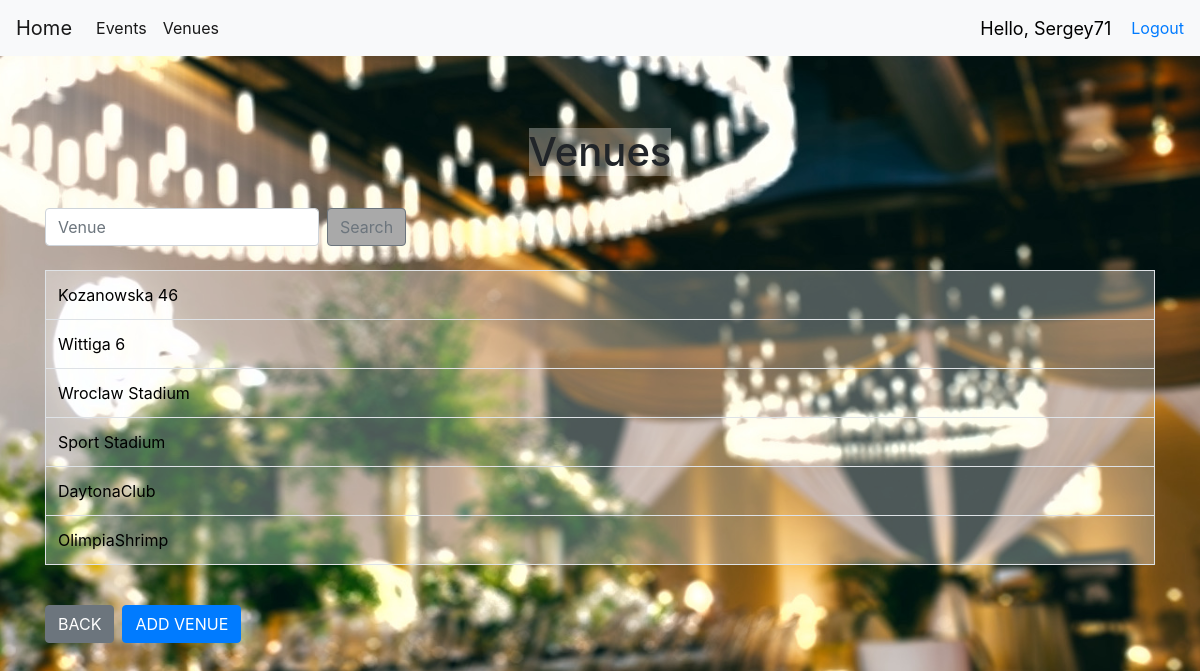
Screenshot of /venues/ (signed in) with the database file from the repository.
### events/models.py (models this page shows)
class Venue(models.Model):
    name = models.CharField('Venue Name', max_length=255)
    address = models.CharField('Address', max_length=255)
    post_code = models.CharField('Post Code', max_length=10)
    phone = models.CharField('Contact Phone', max_length=15, blank=True)
    web = models.URLField('Website Address', blank=True)
    email = models.EmailField('Email', blank=True)
    ven_description = models.TextField(blank=True)
    booking_rates = models.FloatField(verbose_name='Ranking (up to 9.0)', default=1.0, blank=True)
    from_hour = models.TimeField(blank=True)
    to_hour = models.TimeField(blank=True)
    flour_size = models.FloatField(verbose_name='Square (mxm)', default=1.0, blank=True)
    def __str__(self):
        return self.name

### events/views.py (the view)
# urls.py: path('venues/', views.all_venues, name="list-venues"),
@login_required(login_url='login')
def all_venues(request):
    venues_list = Venue.objects.all()
    return render(request, 'events/list_venue.html', {
                      "venue_list": venues_list,
                  })

### templates/events/list_venue.html (shortened to what this page needs)
{% extends 'events/base_venues.html' %}
{% load static %}
{% block content %}
<body id="bg" style="background-image: url('{% static "images/bg3.jpeg"%}');">
    <br/><br/>
    <div class="center">
        <h1 class="opaqueWhite" style="text-align: center">Venues</h1>
    </div>
            <br/>
        <form class="form-inline my-2 my-lg-0" method= POST action="{% url 'search-venues' %}">
          <input class="form-control mr-sm-2" type="search" placeholder="Venue" aria-label="Search" name="searched">
          <button class="btn btn-outline-secondary my-2 my-sm-0" type="submit" style="background-color: darkgrey">Search</button>
        </form>
        <br/>
        <table class="table table-hover table-bordered" style="background-color: rgba(255, 255, 255, 0.3);">
            {% for venue in venue_list %}
                <tr>
                    <td>
                        <a href="{% url 'show-venue' venue.id %}" style="color: black">{{ venue }}</a>
                    </td>
                </tr>
            {% endfor %}
        </table>
        <br/>
        <div class="btn-toolbar" role="toolbar" aria-label="Toolbar with button groups">
          <div class="btn-group mr-2" role="group" aria-label="First group">
             <a href="{%  url 'home' %}" class="btn btn-secondary" >BACK</a>
          </div>
          <div class="btn-group mr-2" role="group" aria-label="Second group">
            <a href="{%  url 'add-venue' %}" class="btn btn-primary">ADD VENUE</a>
          </div>
        </div>
</body>
{% endblock %}

### templates/events/navbar.html (shortened to what this page needs)
<nav class="navbar navbar-expand-lg navbar-light bg-light">
  <a class="navbar-brand" href="{% url 'home' %}">Home</a>
  <div class="collapse navbar-collapse" id="navbarSupportedContent">
    <ul class="navbar-nav mr-auto">
        <li class="nav-item active">
        <a class="nav-link" href="{% url 'list-events' %}">Events</a>
        </li>
        <li class="nav-item active">
        <a class="nav-link" href="{% url 'list-venues' %}">Venues</a>
        </li>
    </ul>
  </div>
    <span id="hello-msg">Hello, {{ request.user }}</span>
    <span><a href="{% url 'logout' %}">Logout</a></span>
</nav>

### static/css/VenueShine.css (style rules this page uses)
.center { text-align: center; }
.opaqueWhite { background-color: rgba(255, 255, 255, 0.3); display: inline-block }
#bg { background-repeat: no-repeat; background-size: 1800px 900px; background-position: top; background-attachment: fixed; }

### templates/events/navbar.html (style rules this page uses)
#hello-msg { font-size:18px; color:black; margin-right: 20px; }

### rows the page displays
Venue: name "Kozanowska 46"
Venue: name "Wittiga 6"
Venue: name "Wroclaw Stadium"
Venue: name "Sport Stadium"
Venue: name "DaytonaClub"
Venue: name "OlimpiaShrimp"

### other values shown
{{ request.user }} "Sergey71"
